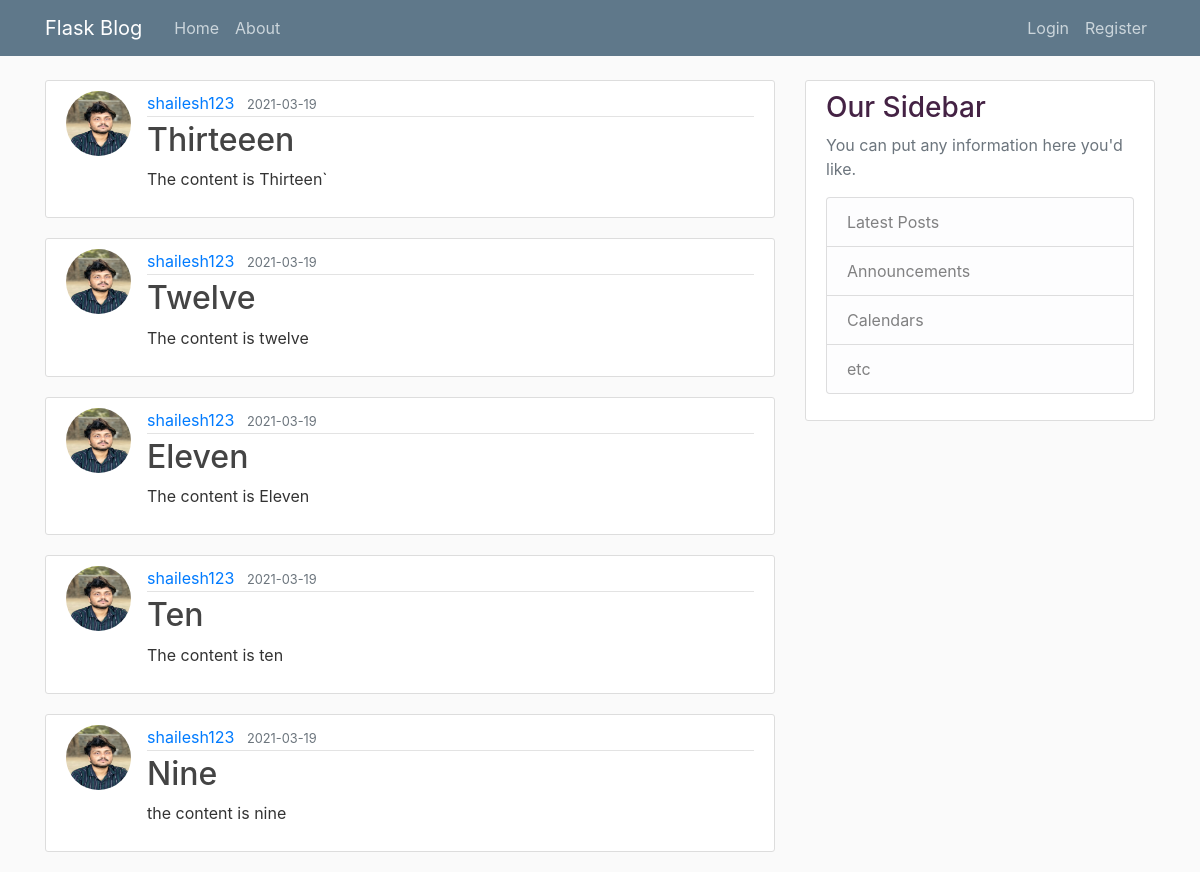
The page /home on the database its author committed.
### flask_blog/models.py (models this page shows, shortened)
class Post(db.Model):
    id = db.Column(db.Integer, primary_key = True)
    title = db.Column(db.String(100), nullable=False)
    date_posted = db.Column(db.DateTime, nullable=False, default=datetime.utcnow)
    content = db.Column(db.Text, nullable=False)
    user_id = db.Column(db.Integer, db.ForeignKey('user.id'), nullable=False)

class User(db.Model, UserMixin):
    id = db.Column(db.Integer, primary_key=True)
    username = db.Column(db.String(20), unique=True, nullable=False)
    email = db.Column(db.String(120), unique=True, nullable=False)
    image_file = db.Column(db.String(20), nullable=False, default='default.jpg')
    password = db.Column(db.String(60), nullable=False)
    posts = db.relationship('Post', backref='author', lazy=True)

### flask_blog/main/routes.py (the view)
@main.route("/")
@main.route("/home")
def home():
    page = request.args.get('page', 1,  type=int)
    posts = Post.query.order_by(Post.date_posted.desc()).paginate(page=page, per_page=5)
    return render_template('home.html', posts=posts)

### flask_blog/templates/home.html
{% extends "layout.html" %}
{% block content %}
    {% for post in posts.items %}
        <article class="media content-section">
            <img class="rounded-circle article-img" src="{{ url_for('static', filename='profile/' +post.author.image_file) }}">
            <div class="media-body">
                <div class="article-metadata">
                    <a class="mr-2" href="#">{{ post.author.username }}</a>
                    <small class="text-muted">{{ post.date_posted.strftime('%Y-%m-%d') }}</small>
                </div>
                <h2><a class="article-title" href="{{ url_for('posts.post', post_id=post.id) }}">{{ post.title }}</a></h2>
                <p class="article-content">{{ post.content }}</p>
            </div>
        </article>
    {% endfor %}
{% endblock %}

### flask_blog/static/main.css (style rules this page uses)
body { background: #fafafa; color: #333333; margin-top: 5rem; }
h1, h2, h3, h4, h5, h6 { color: #442244; }
.content-section { background: #ffffff; padding: 10px 20px; border: 1px solid #dddddd; border-radius: 3px; margin-bottom: 20px; }
.article-title { color: #444444; }
.article-content { white-space: pre-line; }
.article-img { height: 65px; width: 65px; margin-right: 16px; }
.article-metadata { padding-bottom: 1px; margin-bottom: 4px; border-bottom: 1px solid #e3e3e3 }

### rows shown on the page
Post: image_file (placeholder picture), author.username "shailesh123", date_posted "2021-03-19", title "Thirteeen", content "The content is Thirteen`"
Post: image_file (placeholder picture), author.username "shailesh123", date_posted "2021-03-19", title "Twelve", content "The content is twelve"
Post: image_file (placeholder picture), author.username "shailesh123", date_posted "2021-03-19", title "Eleven", content "The content is Eleven"
Post: image_file (placeholder picture), author.username "shailesh123", date_posted "2021-03-19", title "Ten", content "The content is ten"
Post: image_file (placeholder picture), author.username "shailesh123", date_posted "2021-03-19", title "Nine", content "the content is nine"
